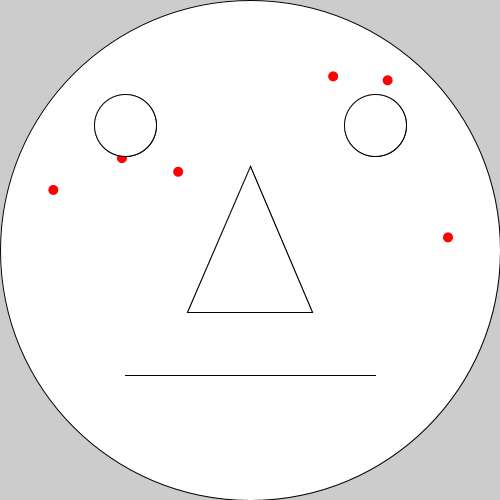
Frame 1 (no input)
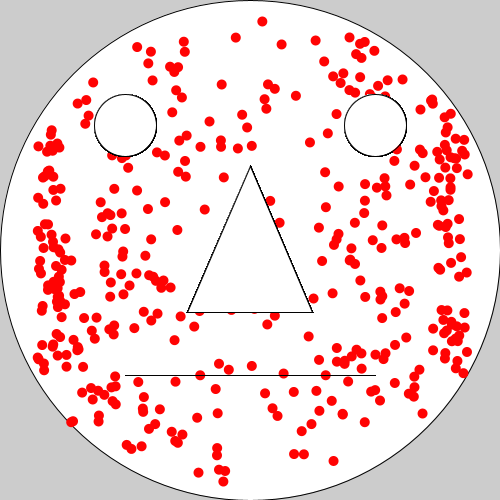
Frame 60 (the mouse pressed at the canvas centre just before this capture)
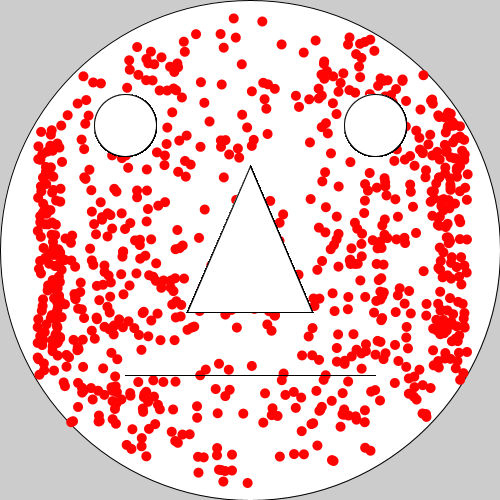
Frame 120 (the mouse held since frame 60 and released just before this capture)

The Processing sketch that drew these frames (run headless with seeded random() and noise(); from frame 60 on, the mouse is pressed at the canvas centre):

// Processing sketch: Happy_Face_ButtonCode_QuitButton
// ── Happy_Face_ButtonCode_QuitButton.pde
// Global Variables
int leftEyeX, leftEyeY, rightEyeX, rightEyeY, eyeDiameter;
float nose1X, nose1Y, nose2X, nose2Y, nose3X, nose3Y;
int mouthLeftX, mouthLeftY, mouthRigthX, mouthRightY;
int measleDiameter;

void setup() {
  size(500, 500);
  //fullScreen();

  leftEyeX = width*1/4;
  leftEyeY = height*1/4;
  rightEyeX = width*3/4;
  rightEyeY = leftEyeY;
  eyeDiameter = width*1/8;
  nose1X = width*1/2;
  nose1Y = height*1/3;
  nose2X = width*2.5/4;
  nose2Y = height*2.5/4;
  nose3X = width*1.5/4;
  nose3Y = height*2.5/4;
  mouthLeftX = width*1/4;
  mouthLeftY = height*3/4;
  mouthRigthX = width*3/4;
  mouthRightY = mouthLeftY;
  measleDiameter = width*1/50; //Value = 10

  ellipse(width*1/2, height*1/2, width, height); // Face - Circle
  ellipse(leftEyeX, leftEyeY, eyeDiameter, eyeDiameter);
  ellipse(rightEyeX, rightEyeY, eyeDiameter, eyeDiameter);
  triangle(nose1X, nose1Y, nose2X, nose2Y, nose3X, nose3Y);
  line(mouthLeftX, mouthLeftY, mouthRigthX, mouthRightY);

  //Optional: ears, fill(),

  //noLoop();
}

void draw() {
  color red = #FF0303;
  fill(red);
  noStroke(); //outline of measles
  ellipse(random(width*0.6/8, width*1/8), random(height*10/40, height*30/40), measleDiameter, measleDiameter);ellipse(random(width*1/8, width*2/8), random(height*6/40, height*34/40), measleDiameter, measleDiameter);
  ellipse(random(width*2/8, width*3/8), random(height*3/40, height*37/40), measleDiameter, measleDiameter);
  ellipse(random(width*3/8, width*5/8), random(height*1/40, height*39/40), measleDiameter, measleDiameter);
  ellipse(random(width*5/8, width*6/8), random(height*3/40, height*37/40), measleDiameter, measleDiameter);
  ellipse(random(width*6/8, width*7/8), random(height*6/40, height*34/40), measleDiameter, measleDiameter);
  ellipse(random(width*7/8, width*7.5/8), random(height*9/40, height*31/40), measleDiameter, measleDiameter);
  fill(255); //default, gray scale
  stroke(1); //default

  ellipse(leftEyeX, leftEyeY, eyeDiameter, eyeDiameter);
  ellipse(rightEyeX, rightEyeY, eyeDiameter, eyeDiameter);
  triangle(nose1X, nose1Y, nose2X, nose2Y, nose3X, nose3Y);
  line(mouthLeftX, mouthLeftY, mouthRigthX, mouthRightY);
}

//Listener
void mousePressed() {
  
}
